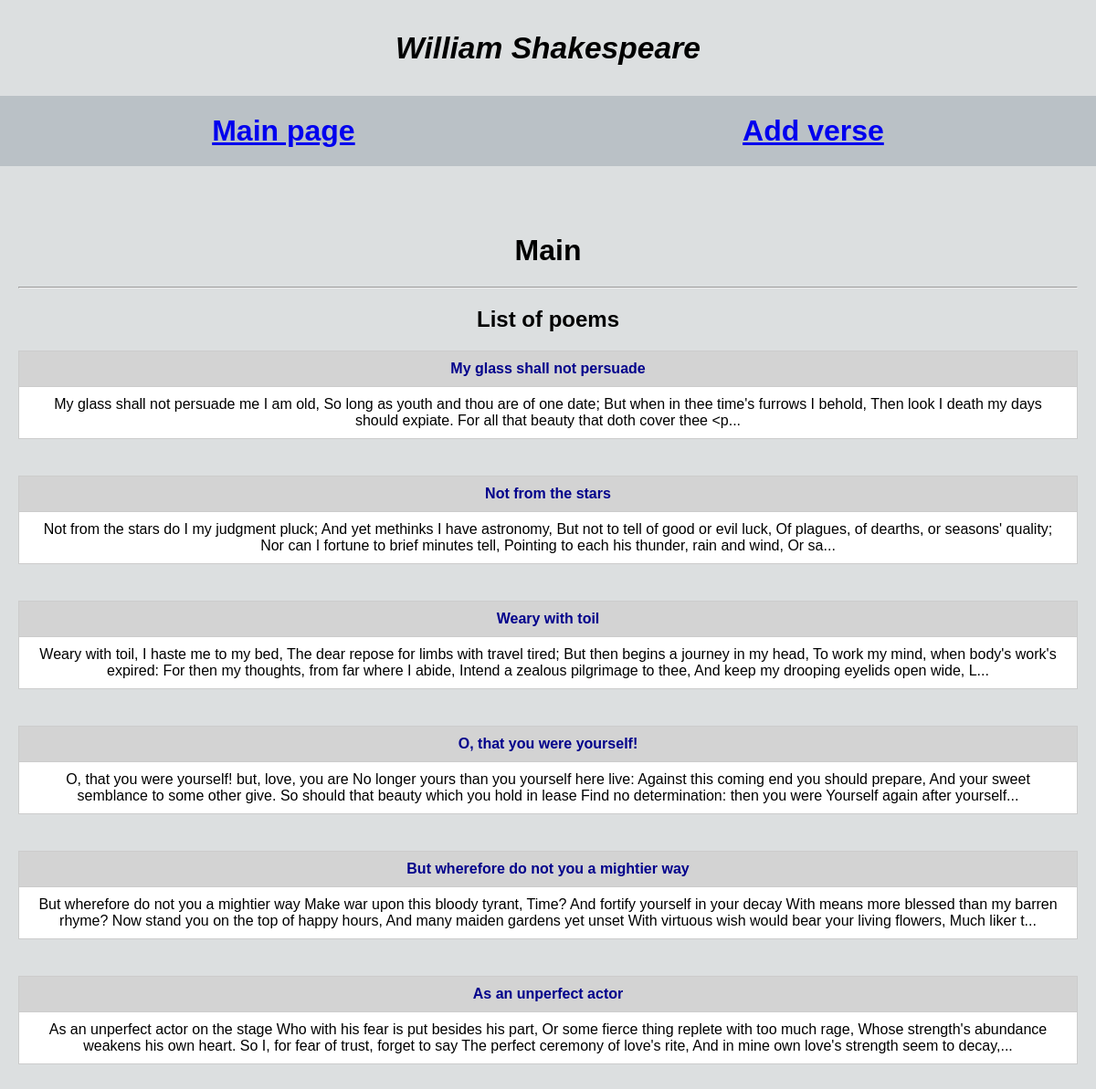
The page / on the database its author committed.
### tables this page shows
CREATE TABLE mainmenu(
id INTEGER PRIMARY KEY AUTOINCREMENT,
title TEXT NOT NULL,
url TEXT NOT NULL
);

CREATE TABLE posts (id INTEGER PRIMARY KEY AUTOINCREMENT, title TEXT NOT NULL, text TEXT NOT NULL, url TEXT NOT NULL, time INTEGER);

### main.py (the view)
@app.route('/index')
@app.route('/')
def index():
    db = get_db()
    dbase = DataBase(db)
    return render_template('index.html', title='Main', menu=dbase.get_menu(), posts=dbase.get_posts_announces())

### DataBase.py (called while the page is built)
    def get_menu(self):
        sql = 'SELECT * FROM mainmenu'
        try:
            self.__cur.execute(sql)
            res = self.__cur.fetchall()
            if res:
                return res
        except IOError:
            print('Ошибка чтения базы данных')
        return []

    def get_posts_announces(self):
        try:
            self.__cur.execute('SELECT id, title, text, url FROM posts ORDER BY time DESC')
            res = self.__cur.fetchall()
            if res:
                return res
        except sqlite3.Error as e:
            print('Ошибка получения статьи из базы данных' + str(e))
        return []

### main.py (called while the page is built)
def connect_db():
    con = sqlite3.connect(app.config['DATABASE'])
    con.row_factory = sqlite3.Row
    return con

def get_db():
    if not hasattr(g, 'link_db'):
        g.link_db = connect_db()
    return g.link_db

### templates/index.html (shortened to what this page needs)
{% extends 'base.html' %}
{% block content %}
{{ super() }}
<hr>
<h2>List of poems</h2>
<ul>
    {% for p in posts %}
    <li>
        <p class="title">
            <a href="{{ url_for('show_post', post_id=p.url) }}">{{ p.title }}</a>
        </p>
        <div class="announce">{{ p.text[:300] | striptags }}...</div>
    </li>
    {% endfor %}
</ul>
{% endblock %}

### templates/base.html (shortened to what this page needs)
<!doctype html>
<html lang="en">
<head>
    <link rel="stylesheet" href="{{ url_for('static', filename='css/style.css') }}">
</head>
<body>
{% block content %}
    <ul class="upper_title"><b>William Shakespeare</b></ul>
    <ul class="menu">
        {% for m in menu %}
            <li>
                <a href="{{ m.url }}">{{ m.title }}</a>
            </li>
        {% endfor %}
    </ul>
    <div class="container">
    {% if title %}
    <h1>{{ title }}</h1>
    {% else %}
    <h1>Уильям Шейкспир</h1>
    {% endif %}
    {% endblock %}
    </div>
</body>
</html>

### static/css/style.css (style rules this page uses)
body { background-color: rgb(220 223 224); margin: 0; padding: 0; font-family: Verdana, Geneva, Tahoma, sans-serif; }
.upper_title { box-sizing: border-box; text-align: center; font-size: 2.1rem; font-style: oblique; }
.menu { display: flex; justify-content: space-around; list-style: none; background-color: rgb(186 193 198); padding: 20px; margin-top: 0; font-size: 2rem; }
.container { max-width: 1200px; margin: 0 auto; padding: 20px; box-sizing: border-box; text-align: center; }
.menu a { font-weight: bold; }
ul { list-style: none; padding: 0; }
p>a { text-decoration: none; color: darkblue; }
li>p, li div { border: 1px solid #CCC; padding: 10px 20px; }
p.title { margin: 0; font-weight: bold; background: lightgrey; }
p.title a { display: block; }
.announce { margin-top: -1px; background: #FFF; margin-bottom: 40px; }

### rows shown on the page
mainmenu: title "Main page"
mainmenu: title "Add verse"
posts: title "My glass shall not persuade", text "My glass shall not persuade me I am old, So long as youth and thou are of one date; But when in thee time's furrows I behold, Then look I death my days should expiate. For all that beauty that doth cover thee <p"
posts: title "Not from the stars", text "Not from the stars do I my judgment pluck; And yet methinks I have astronomy, But not to tell of good or evil luck, Of plagues, of dearths, or seasons' quality; Nor can I fortune to brief minutes tell, Pointing to each his thunder, rain and wind, Or sa"
posts: title "Weary with toil", text "Weary with toil, I haste me to my bed, The dear repose for limbs with travel tired; But then begins a journey in my head, To work my mind, when body's work's expired: For then my thoughts, from far where I abide, Intend a zealous pilgrimage to thee, And keep my drooping eyelids open wide, L"
posts: title "O, that you were yourself!", text "O, that you were yourself! but, love, you are No longer yours than you yourself here live: Against this coming end you should prepare, And your sweet semblance to some other give. So should that beauty which you hold in lease Find no determination: then you were Yourself again after yourself"
posts: title "But wherefore do not you a mightier way", text "But wherefore do not you a mightier way Make war upon this bloody tyrant, Time? And fortify yourself in your decay With means more blessed than my barren rhyme? Now stand you on the top of happy hours, And many maiden gardens yet unset With virtuous wish would bear your living flowers, Much liker t"
posts: title "As an unperfect actor", text "As an unperfect actor on the stage Who with his fear is put besides his part, Or some fierce thing replete with too much rage, Whose strength's abundance weakens his own heart. So I, for fear of trust, forget to say The perfect ceremony of love's rite, And in mine own love's strength seem to decay,"

### other values the page prints
{{ title }} "Main"
